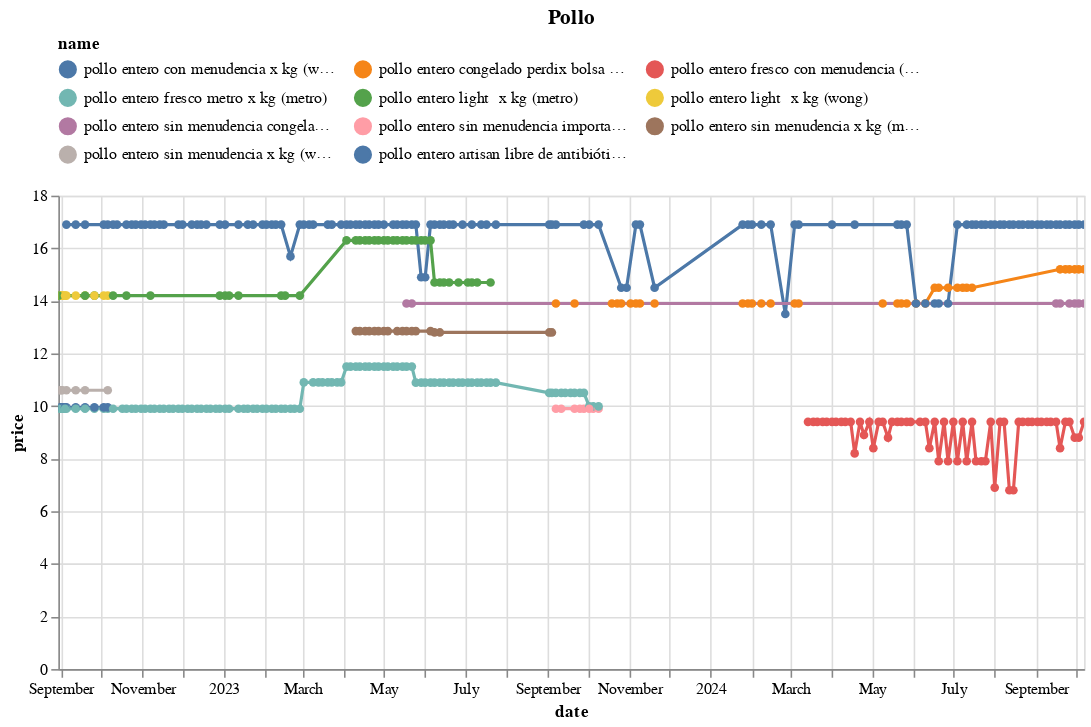

Here is the notebook cell this chart was saved with:
### Code cell
(df
 .loc[df.name.isin(names)]
 .pipe(alt.Chart)
 .mark_line(point=True)
 .encode(x='date', y='price', color='name', tooltip=['name','price'])
 .properties(width=650, title='Pollo')
 .interactive()
 .configure_legend(orient='top', columns=3)
)

### Figure 1 — Vega-Lite specification as saved in the notebook (floating-point values rounded to 4 significant figures; data arrays with more than 128 entries replaced by an {"elided": "..."} marker saying what was removed)
{"config": {"view": {"continuousWidth": 300, "continuousHeight": 300}, "legend": {"columns": 3, "orient": "top"}}, "data": {"name": "data-23f89fde8dd630886513efb83e3dd981"}, "mark": {"type": "line", "point": true}, "encoding": {"color": {"field": "name", "type": "nominal"}, "tooltip": [{"field": "name", "type": "nominal"}, {"field": "price", "type": "quantitative"}], "x": {"field": "date", "type": "temporal"}, "y": {"field": "price", "type": "quantitative"}}, "params": [{"name": "param_13", "select": {"type": "interval", "encodings": ["x", "y"]}, "bind": "scales"}], "title": "Pollo", "width": 650, "$schema": "https://vega.github.io/schema/vega-lite/v5.20.1.json", "datasets": {"data-23f89fde8dd630886513efb83e3dd981": {"elided": "426 records"}}}
